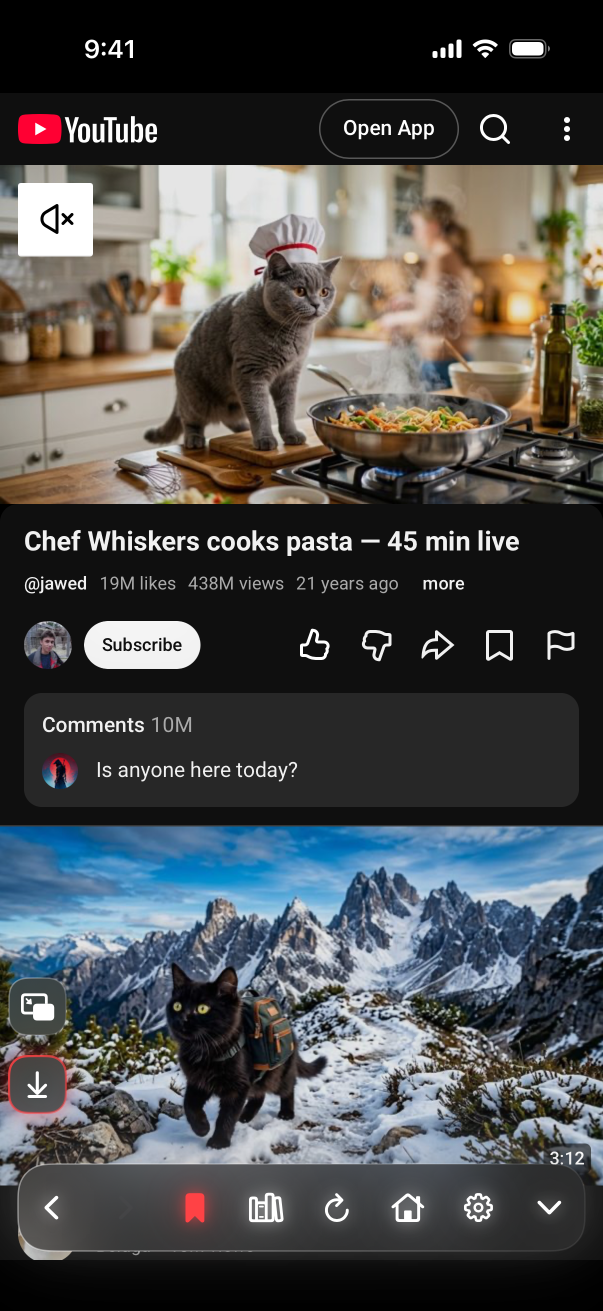
#> input picture No short video/store-screenshots/raw/download_en.png, 1206 x 2622 px, given in place of watch_en.png, which was not available (shown at 1/2 size)
$ python prep.py
#> lines starting #> are read from the running program, lines starting #| are printed output that depends on the picture; after the words box and inside, x2 and y2 are one past the last pixel; in counts of white or black regions, pixels touching at a corner belong together; pictures that were not available may be replaced by others from this repository, and a replacement may not be noted
# Prépare les captures pour shotsmith : projecteur (voile léger + anneau rouge)
# sur la fonction, et une loupe ronde pour les boutons trop petits pour être
# lus à la taille d'une vignette de l'App Store.
#   raw/<écran>_<lang>.png  ->  build/<écran>_<lang>.png (+ _zoom)
import os
from PIL import Image, ImageDraw, ImageFilter
H = os.path.dirname(os.path.abspath(__file__))
RED = (255, 0, 0)
SPOTS = {  # fractions de la capture ; zoom = côté du recadrage de la loupe
    "watch":      ((0.0, 0.125, 1.0, 0.26), 0.02, None),
    "music":      ((0.03, 0.605, 0.94, 0.225), 0.05, None),
    "syslock":    ((0.035, 0.627, 0.93, 0.204), 0.085, None),
    "syspip":     ((0.373, 0.60, 0.592, 0.153), 0.042, None),
    "library":    ((0.025, 0.225, 0.95, 0.105), 0.04, None),
    "home":       ((0.06, 0.26, 0.88, 0.28), 0.06, None),
    "background": ((0.025, 0.81, 0.95, 0.06), 0.05, None),
}
os.makedirs(f"{H}/build", exist_ok=True)
for name, (spot, rad, zoom) in SPOTS.items():
    for L in ("en", "fr"):
        im = Image.open(f"{H}/raw/{name}_{L}.png").convert("RGB"); W, Hh = im.size
#> after `W, Hh = im.size`: W = 1206; Hh = 2622
        x0, y0 = spot[0] * W, spot[1] * Hh; x1, y1 = x0 + spot[2] * W, y0 + spot[3] * Hh
#> after `x0, y0 = (spot[0] * W, spot[1] * Hh)`: x0 = 0; y0 = 327.8
#> after `x1, y1 = (x0 + spot[2] * W, y0 + spot[3] * Hh)`: x1 = 1206; y1 = 1009.5
        r = rad * W
#> r = 24.12
        # Voile hors projecteur.
        mask = Image.new("L", im.size, 55); ImageDraw.Draw(mask).rounded_rectangle((x0, y0, x1, y1), r, fill=0)
#> after `mask = Image.new('L', im.size, 55)`: mask: PIL image 1206x2622 L; every value is 55
#> after `ImageDraw.Draw(mask).rounded_rectangle((x0, y0, x1, y1), r, fill=0)`:
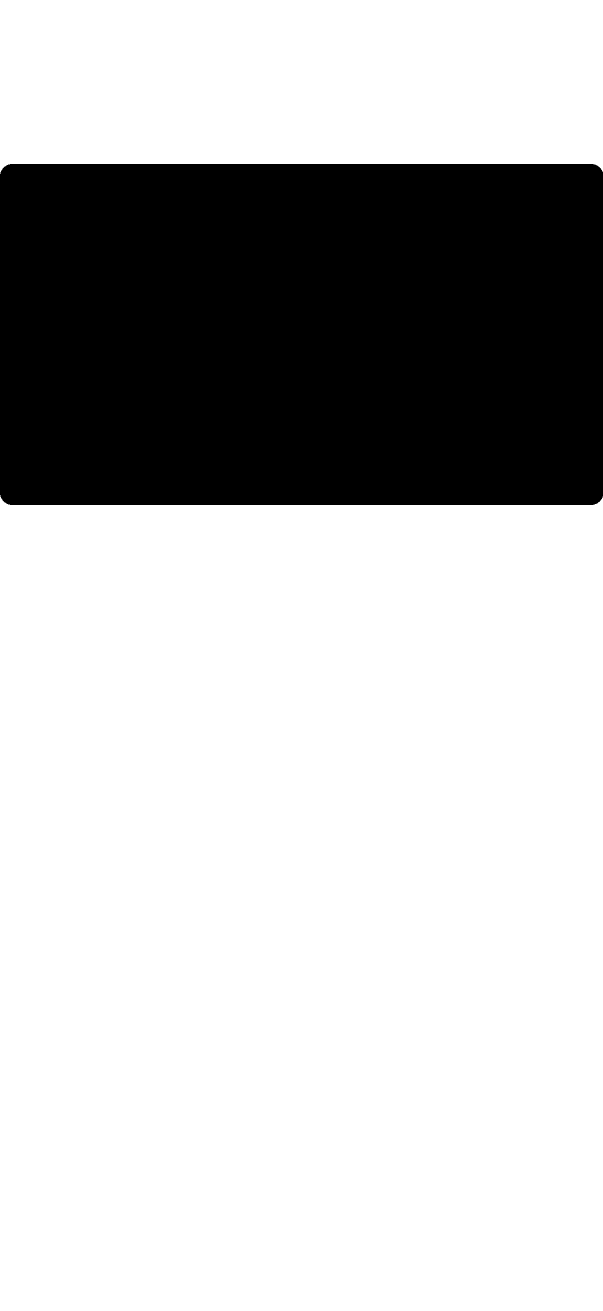
#> mask: PIL image 1206x2622 L (shown at 1/2 size); values 0 (black) and 55 (white), 74% white; 1 black region, box (x1, y1, x2, y2) and area: (0, 328, 1206, 1010) 822004
        out = Image.composite(Image.new("RGB", im.size, (0, 0, 0)), im, mask)
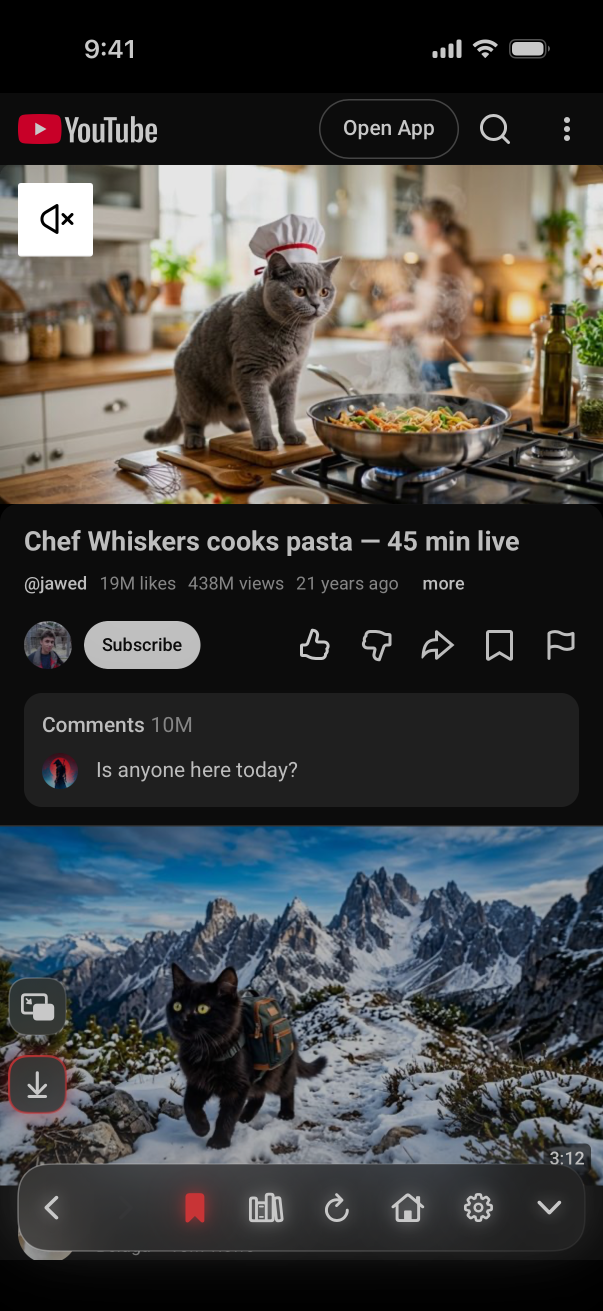
#> out: PIL image 1206x2622 RGB (shown at 1/2 size); mean R, G, B 67.9, 68, 67.1
        # Anneau rouge + halo.
        glow = Image.new("RGBA", im.size, (0, 0, 0, 0))
#> glow: PIL image 1206x2622 RGBA; every value is 0
        ImageDraw.Draw(glow).rounded_rectangle((x0 - 4, y0 - 4, x1 + 4, y1 + 4), r + 4, outline=RED + (255,), width=16)
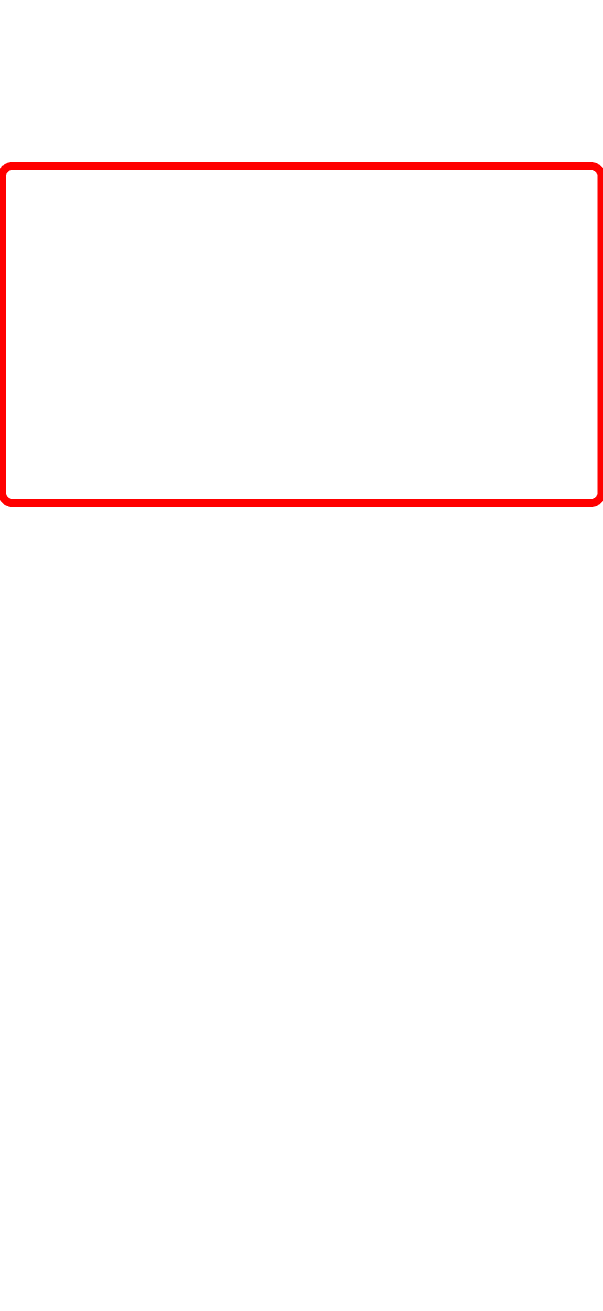
#> glow: PIL image 1206x2622 RGBA (shown at 1/2 size); mean R, G, B, A 4.3, 0, 0, 4.3; transparent parts drawn white
        glow = glow.filter(ImageFilter.GaussianBlur(18))
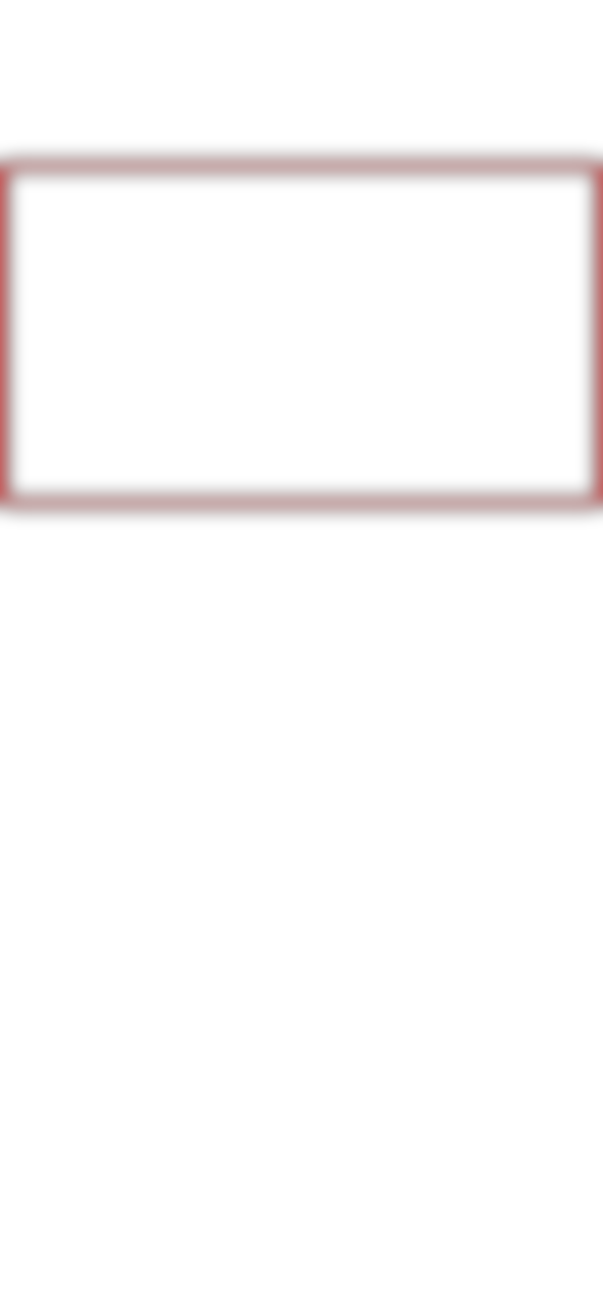
#> glow: PIL image 1206x2622 RGBA (shown at 1/2 size); mean R, G, B, A 4.5, 0, 0, 4.5; transparent parts drawn white
        ring = Image.new("RGBA", im.size, (0, 0, 0, 0))
        ImageDraw.Draw(ring).rounded_rectangle((x0 - 4, y0 - 4, x1 + 4, y1 + 4), r + 4, outline=RED + (255,), width=8)
        out = Image.alpha_composite(Image.alpha_composite(out.convert("RGBA"), glow), ring)
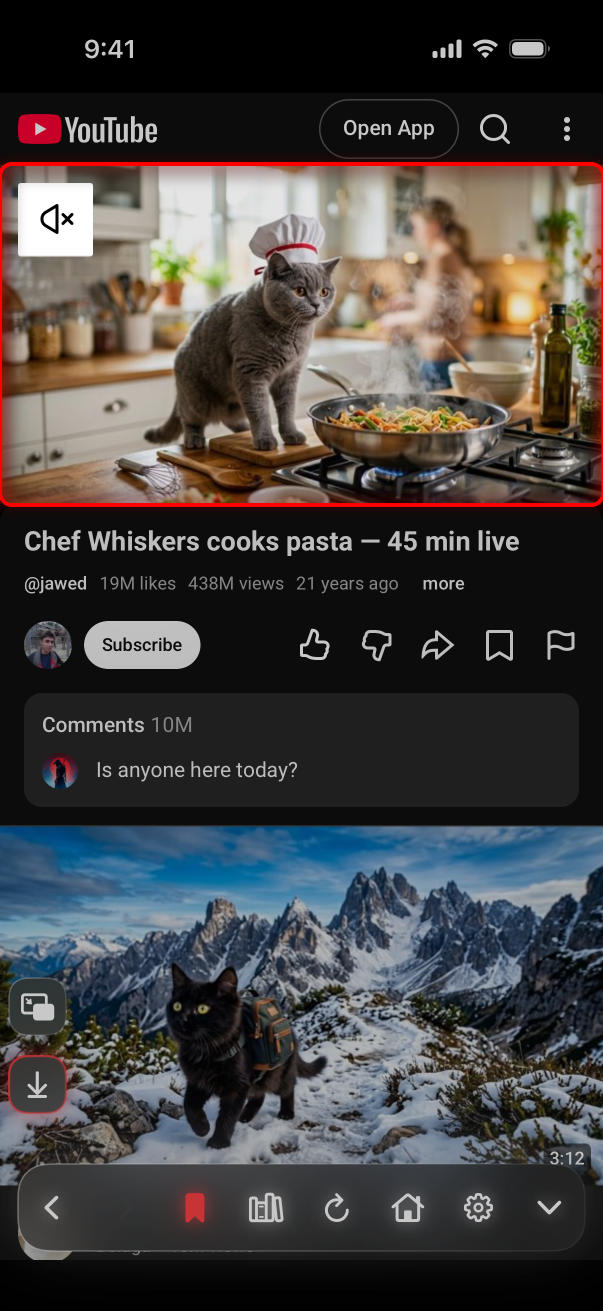
#> out: PIL image 1206x2622 RGBA (shown at 1/2 size); mean R, G, B, A 69, 66.3, 65.7, 255
        out.convert("RGB").save(f"{H}/build/{name}_{L}.png")
        if zoom:
            cx, cy, side = (x0 + x1) / 2, (y0 + y1) / 2, zoom * W
            # Bouton au centre de la loupe, même au bord de l'écran : on
            # prolonge la capture par du noir plutôt que de décaler le cadrage.
            pad = int(side)
            padded = Image.new("RGB", (W + 2 * pad, Hh + 2 * pad), (0, 0, 0)); padded.paste(im, (pad, pad))
            crop = padded.crop((int(cx - side / 2) + pad, int(cy - side / 2) + pad, int(cx + side / 2) + pad, int(cy + side / 2) + pad)).resize((900, 900), Image.LANCZOS)
            m = Image.new("L", (900, 900), 0); ImageDraw.Draw(m).ellipse((0, 0, 899, 899), fill=255)
            z = Image.new("RGBA", (960, 960), (0, 0, 0, 0)); z.paste(crop, (30, 30), m)
            ImageDraw.Draw(z).ellipse((12, 12, 947, 947), outline=RED + (255,), width=24)
            z.save(f"{H}/build/{name}_zoom_{L}.png")
#> pass 2 of the loop `for name, (spot, rad, zoom) in SPOTS.items():`:
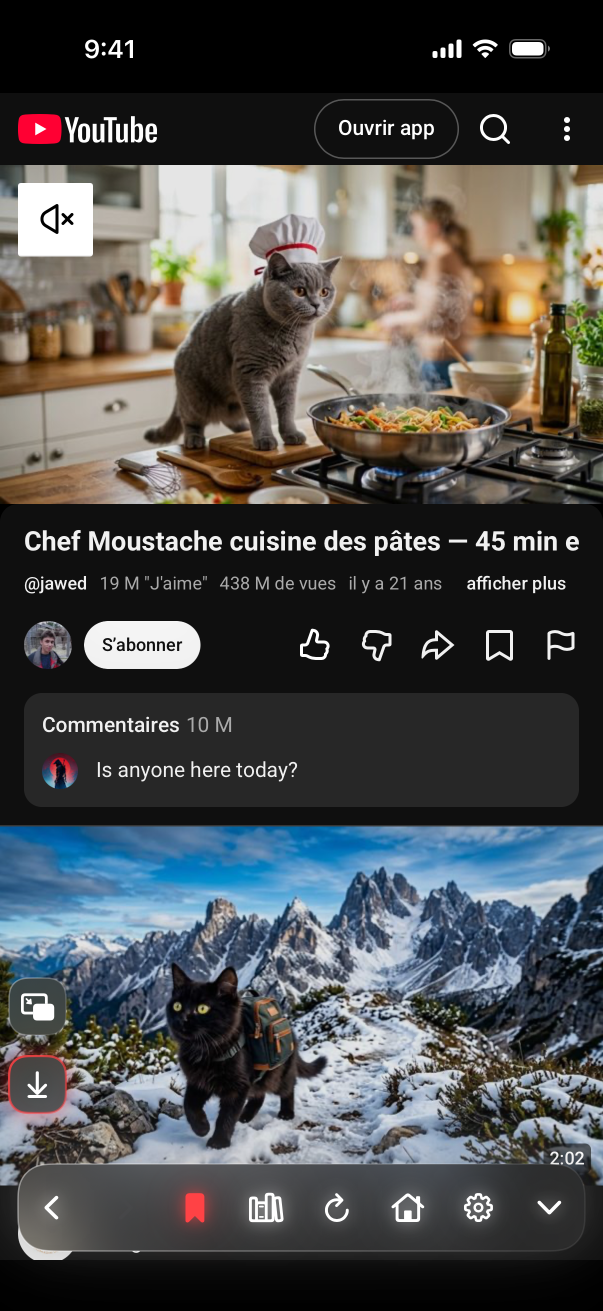
#> input picture No short video/store-screenshots/raw/download_fr.png, 1206 x 2622 px, given in place of music_en.png, which was not available (shown at 1/2 size)
#> `ImageDraw.Draw(mask).rounded_rectangle((x0, y0, x1, y1), r, fill=0)`:
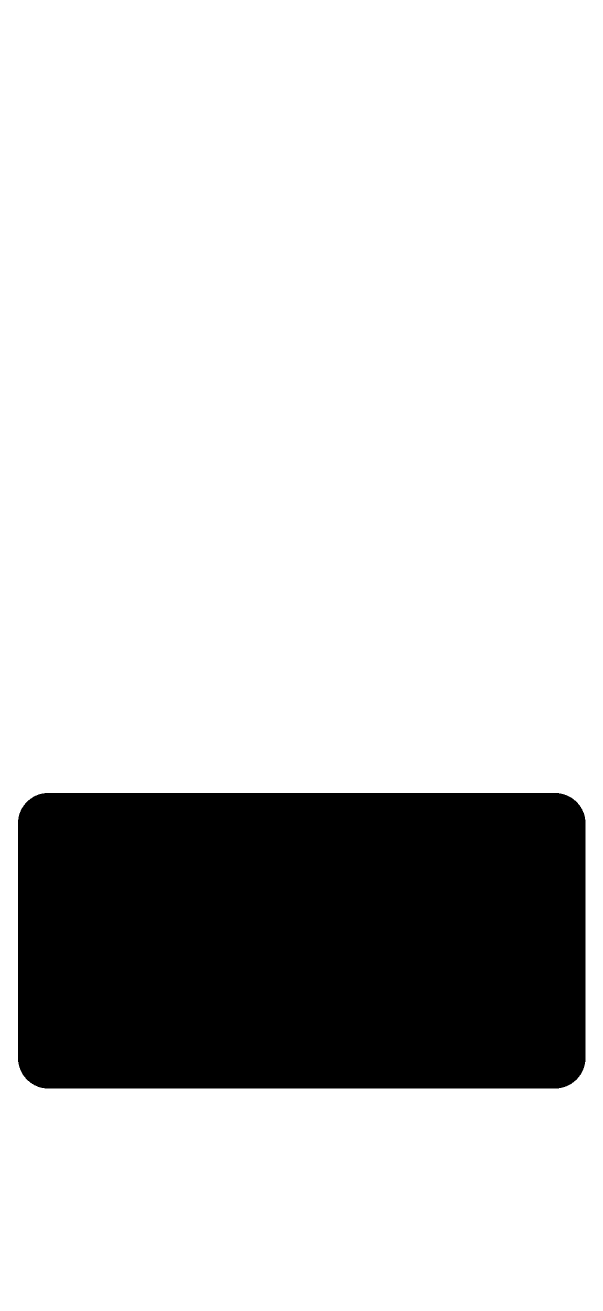
#> mask: PIL image 1206x2622 L (shown at 1/2 size); values 0 (black) and 55 (white), 78.9% white; 1 black region, box (x1, y1, x2, y2) and area: (36, 1586, 1171, 2177) 667603
#> `out = Image.alpha_composite(Image.alpha_composite(out.convert("RGBA"),..`:
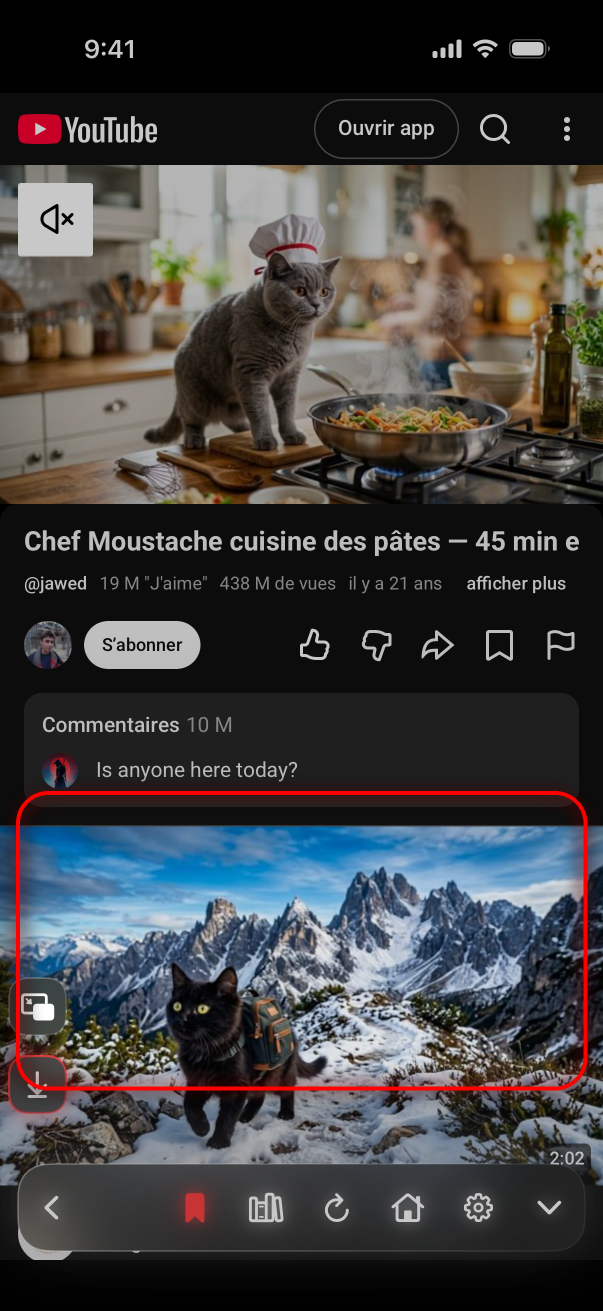
#> out: PIL image 1206x2622 RGBA (shown at 1/2 size); mean R, G, B, A 65.6, 64.4, 65.2, 255
#> (the run stopped early here; a loop or call above may not have finished)
